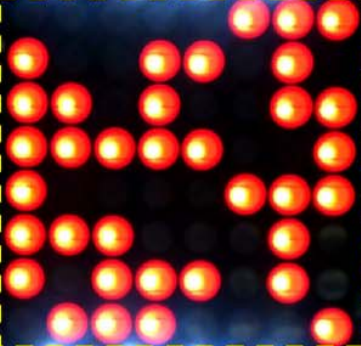
%> input picture DataMatrix.png, 361 x 346 px
$ octave --eval "result = readImage(imread('DataMatrix.png'));"   (GNU Octave 9; MATLAB toolbox functions it lacks are replaced by stand-ins)
%> lines starting %> are read from the running program, lines starting %| are printed output that depends on the picture
### generateMatrices.m
function matrixSet = generateMatrices(s)
matrixSet=zeros(s,s,2^s);
sizeOfSet=2^s;
comDataStream=dec2bin(2^s-1:-1:0)-'0';
dataStream=zeros(1,s);
for y=sizeOfSet:-1:1
    dataStream=comDataStream(y,:);
    matrixSet(1:2,1:2,(sizeOfSet+1)-y)=state(dataStream(1),1);
    if s>1
        matrixSet(1:2,s-1:s,(sizeOfSet+1)-y)=state(dataStream(2),2);
        if s>2
            matrixSet(s-1:s,1:2,(sizeOfSet+1)-y)=state(dataStream(3),3);
            matrixSet(s-1:s,s-1:s,(sizeOfSet+1)-y)=state(dataStream(4),4);
            if s>4
                matrixSet(s/2-1:s/2,s/2-1:s/2,(sizeOfSet+1)-y)=state(dataStream(5),5);
                matrixSet(s/2-1:s/2,s/2+1:s/2+2,(sizeOfSet+1)-y)=state(dataStream(6),6);
                matrixSet(s/2+1:s/2+2,s/2-1:s/2,(sizeOfSet+1)-y)=state(dataStream(7),7);
                matrixSet(s/2+1:s/2+2,s/2+1:s/2+2,(sizeOfSet+1)-y)=state(dataStream(8),8);
            end
        end
    end
end
end

### simpleSearch.m
function sSearch=simpleSearch(set,key)
[~,~,s]=size(set);
sSearch=-1;
for x=1:s
    if key(:,:)==set(:,:,x)
        sSearch=x;
        break
    end
end
end

### state.m
function state=state(b,i)
state0=[1 1;
       1 1];
state1=[1 1;
       1 0];
state2=[1 1;
       0 1];
state3=[1 0;
       1 1];
state4=[0 1;
       1 1];
if isa(b,'char')
    b=str2num(b);
end
if b==0
    state=state0;
else
    switch mod(i,4)
        case 1
            state=state1;
        case 2
            state=state2;
        case 3
            state=state3;
        case 0
            state=state4;
    end

end

### readImage.m
function img=readImage(img)
img=rgb2gray(img);
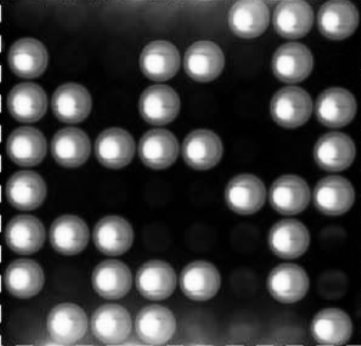
%> img: size 346x361 uint8; min 0, max 254, mean 64.3
img=imresize(img,[32 32]);
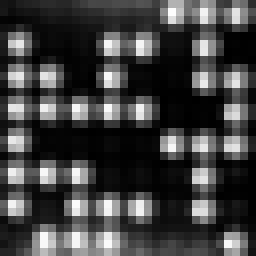
%> img: size 32x32 uint8 (shown 8 times larger); min 0, max 253, mean 64.2
img=imresize(img,[8 8]);
%> img = [27 23 32 53 62 120 117 96; 90 24 10 97 92 24 86 12; 95 93 24 91 17 10 90 87; 95 86 88 92 80 8 22 90; 96 20 11 4 15 91 93 88; 101 91 90 15 9 26 87 10; 91 34 105 109 87 26 85 7; 44 135 145 136 57 42 59 92]
img=imbinarize(img);
%> img = [false false false false true true true true; true false false true true false true false; true true false true false false true true; true true true true true false false true; true false false false false true true true; true true true false false false true false; true false true true true false true false; false true true true false false false true]
imshow(img)
fromSet=generateMatrices(8);
foundAt=simpleSearch(fromSet,img);
%> after the loop in simpleSearch, `for x=1:s`: sSearch = -1
%> foundAt = -1
disp(dec2bin(foundAt-1,8));
%| 11111110
%> `result = readImage(imread('DataMatrix.png'));`: result has the same summary as img in readImage
end
